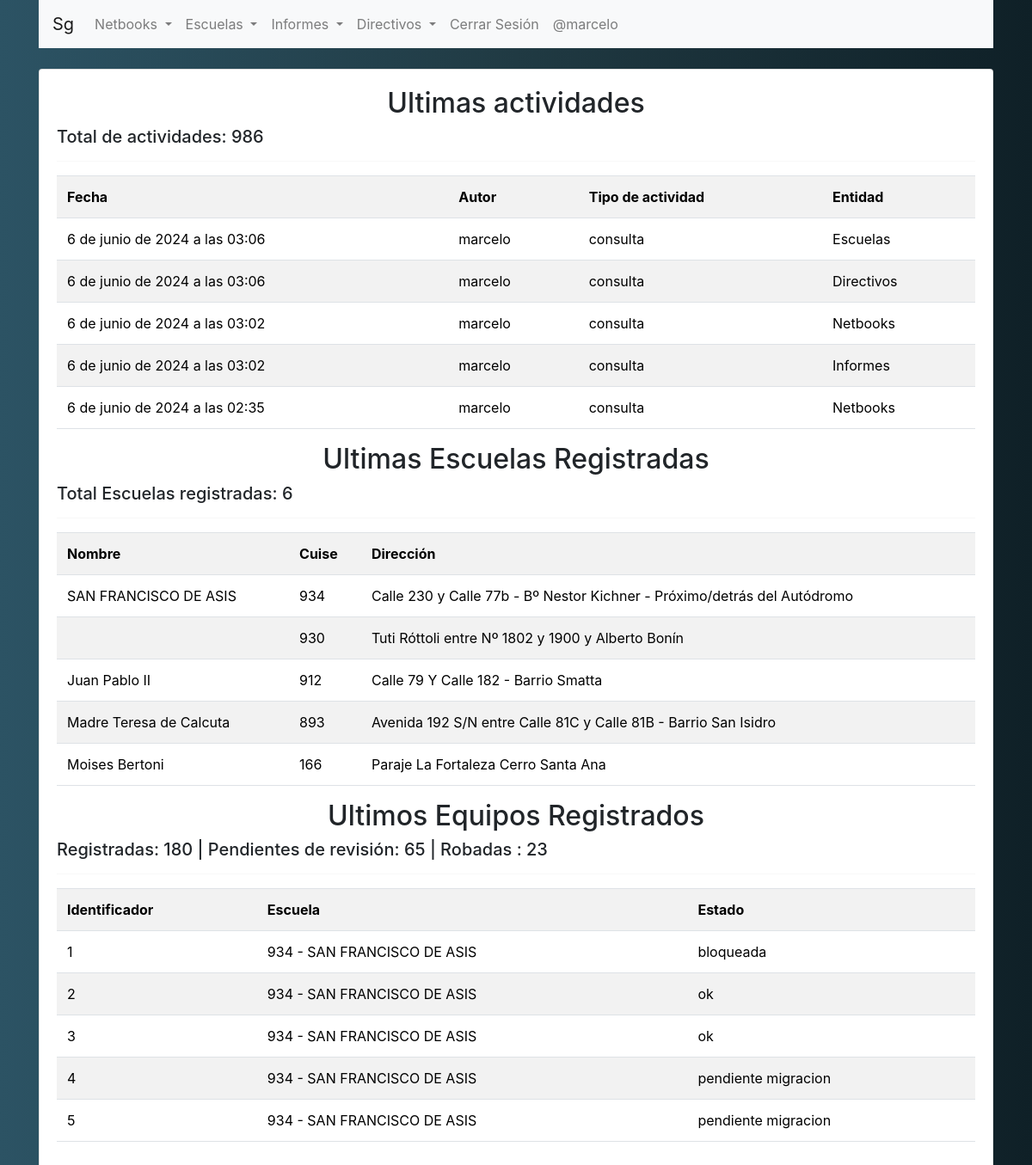
The app's page / (signed in) with its own data.
### app001/models.py (models this page shows, shortened)
class Actividad(models.Model):
    fecha = models.DateTimeField()
    autor = models.ForeignKey(User, on_delete=models.DO_NOTHING)
    tipo_actividad_choices = (
        ('creacion', 'creación'),
        ('consulta', 'consulta'),
        ('modificacion', 'modificación'),
        ('eliminacion', 'eliminación')
    )
    tipo_actividad = models.CharField(
        max_length=100, choices=tipo_actividad_choices)
    entidad = models.CharField(max_length=100, blank=True)

class Escuela(models.Model):
    nombre = models.CharField(max_length=200, blank=True)
    cue = models.IntegerField(blank=True)
    cuise = models.IntegerField()
    direccion = models.CharField(max_length=200, blank=True)
    localidad = models.CharField(max_length=200, blank=True)
    departamento = models.CharField(max_length=200, blank=True)
    referente = models.ForeignKey(
        User, on_delete=models.DO_NOTHING, blank=True)
    detalle = models.TextField(blank=True)
    def __str__(self):
        return f"{self.cuise} - {self.nombre}"

class Netbook(models.Model):
    identificador = models.IntegerField(blank=True)
    serie = models.CharField(max_length=50, blank=True)
    marca = models.CharField(max_length=50, blank=True)
    modelo = models.CharField(max_length=50, blank=True)
    imagen_win = models.CharField(max_length=50, blank=True)
    escuela = models.ForeignKey(Escuela, on_delete=models.CASCADE, blank=True)
    estado_pila_choices = (
        ('ok', 'ok'),
        ('agotada', 'agotada'),
        ('cambiada', 'cambiada')
    )
    estado_pila = models.CharField(max_length=20,
                                   choices=estado_pila_choices, default='agotada')
    arranques = models.IntegerField(blank=True, default=0)
    fecha_expiracion = models.DateField(blank=True, null=True)
    sn = models.CharField(max_length=30, blank=True)
    hid = models.CharField(max_length=20, blank=True)
    boottick = models.CharField(max_length=10, blank=True)
    estado_disco_choices = (
        ('llevado', 'llevado'),
        ('flasheado', 'flasheado'),
        ('sin flashear', 'sin flashear')
    )
    estado_disco = models.CharField(max_length=20,
                                    choices=estado_disco_choices, default='sin flashear')
    Estado_CHOICES = (
        ('ok', 'ok'),
        ('no funciona', 'no funciona'),
        ('bloqueada', 'bloqueada'),
        ('pendiente de revision', 'pendiente de revision'),
        ('pendiente migracion', 'pendiente migracion'),
        ('robada', 'robada')
    )
    estado = models.CharField(
        max_length=30, choices=Estado_CHOICES, default="pendiente de revision")
    detalle = models.TextField(blank=True)
    imagen1 = models.ImageField(upload_to='netbooks', blank=True)

### app001/views.py (the view)
# urls.py: path('', index, name='index'),
@login_required
def index(request):
    netbooks = Netbook.objects.all()[:5]
    escuelas = Escuela.objects.all().order_by('-cuise')[:5]
    actividades = Actividad.objects.filter(
        autor=User.objects.get(pk=request.user.id)).order_by('-id')[:5]
    total_netbooks = Netbook.objects.all().count()
    netbooks_pendientes_de_revision = Netbook.objects.filter(
        estado='pendiente de revision').count()
    netbooks_robadas = Netbook.objects.filter(estado='robada').count()
    total_escuelas = Escuela.objects.all().count()
    total_actividades = Actividad.objects.all().count()
    total_usuarios = User.objects.all().count()
    data = {
        'netbooks': netbooks,
        'escuelas': escuelas,
        'actividades': actividades,
        'total_netbooks': total_netbooks,
        'total_escuelas': total_escuelas,
        'total_actividades': total_actividades,
        'total_usuarios': total_usuarios,
        'netbooks_pendientes_de_revision': netbooks_pendientes_de_revision,
        'netbooks_robadas': netbooks_robadas
    }
    return render(request, 'app001/index.html', data)

### app001/templates/app001/index.html
{% extends "app001/layout.html" %} {% block body %}
<div class="card">
  <card class="card-body">
    <center><h2>Ultimas actividades</h2></center>
    <h5>Total de actividades: {{total_actividades}}</h5>
    <hr />
    <table class="table table-striped table-hover table-responsive-sm">
      <tr>
        <th>Fecha</th>
        <th>Autor</th>
        <th>Tipo de actividad</th>
        <th>Entidad</th>
      </tr>
      {% for actividad in actividades %}
      <tr>
        <td>{{actividad.fecha}}</td>
        <td>{{actividad.autor}}</td>
        <td>{{actividad.tipo_actividad}}</td>
        <td>{{actividad.entidad}}</td>
      </tr>
      {% endfor %}
    </table>
    <center><h2>Ultimas Escuelas Registradas</h2></center>
    <h5>Total Escuelas registradas: {{total_escuelas}}</h5>
    <hr />
    <table class="table table-striped table-hover table-responsive-sm">
      <tr>
        <th>Nombre</th>
        <th>Cuise</th>
        <th>Dirección</th>
      </tr>
      {% for escuela in escuelas %}
      <tr>
        <td>{{escuela.nombre}}</td>
        <td>{{escuela.cuise}}</td>
        <td>{{escuela.direccion}}</td>
      </tr>
      {% endfor %}
    </table>
    <center><h2>Ultimos Equipos Registrados</h2></center>
    <h5>
      Registradas: {{total_netbooks}} | Pendientes de revisión:
      {{netbooks_pendientes_de_revision}} | Robadas : {{netbooks_robadas}}
    </h5>
    <hr />
    <table class="table table-striped table-hover table-responsive-sm">
      <tr>
        <th>Identificador</th>
        <th>Escuela</th>
        <th>Estado</th>
      </tr>
      {% for netbook in netbooks %}
      <tr>
        <td>{{netbook.identificador}}</td>
        <td>{{netbook.escuela}}</td>
        <td>{{netbook.estado}}</td>
      </tr>
      {% endfor %}
    </table>
  </card>
</div>
{% endblock %}

### app001/templates/app001/layout.html (shortened to what this page needs)
{% load static %}
<!DOCTYPE html>
<html lang="en">
  <head>
    <link rel="stylesheet" href="{% static 'app001/css/bootstrap.min.css' %}" />
    <link
      rel="stylesheet"
      href="{% static 'app001/css/font-awesome.min.css' %}"
    />
    <link
      rel="stylesheet"
      href="https://cdn.jsdelivr.net/npm/bootstrap@4.6.1/dist/css/bootstrap.min.css"
    />
  </head>
  <body style="background: #0F2027;
  background: -webkit-linear-gradient(to right, #2C5364, #203A43, #0F2027);
  background: linear-gradient(to right, #2C5364, #203A43, #0F2027);">
    <div class="container">
    <nav class="navbar navbar-expand-lg navbar-light bg-light">
      <a class="navbar-brand" href="{% url 'app001:index' %}">Sg</a>
      <div class="collapse navbar-collapse" id="navbarSupportedContent">
        <ul class="navbar-nav mr-auto">
          <li class="nav-item dropdown">
            <a
              class="nav-link dropdown-toggle"
              href="#"
              id="navbarDropdown"
              role="button"
              data-toggle="dropdown"
              aria-expanded="false"
            >
              Netbooks
            </a>
          </li>
          <li class="nav-item dropdown">
            <a
              class="nav-link dropdown-toggle"
              href="#"
              id="navbarDropdown"
              role="button"
              data-toggle="dropdown"
              aria-haspopup="true"
              aria-expanded="false"
            >
              Escuelas
            </a>
          </li>
          <li class="nav-item dropdown">
            <a
              class="nav-link dropdown-toggle"
              href="#"
              id="navbarDropdown"
              role="button"
              data-toggle="dropdown"
              aria-haspopup="true"
              aria-expanded="false"
            >
              Informes
            </a>
          </li>
          <li class="nav-item dropdown">
            <a
              class="nav-link dropdown-toggle"
              href="#"
              id="navbarDropdown"
              role="button"
              data-toggle="dropdown"
              aria-haspopup="true"
              aria-expanded="false"
            >
              Directivos
            </a>
          </li>
          {% if user.is_authenticated %}
              <li class="nav-item">
                <a class="nav-link" href="{% url 'logout' %}">Cerrar Sesión</a>
              </li>
              <li class="nav-item">
                <a class="nav-link" href="#">@{{user.username}}</a>
              </li class="nav-item">
              {% endif %}
        </ul>
      </div>
    </nav>
  </div>
    <br />
    <div class="container">{% block body %} {% endblock %}</div>
  </body>
</html>

### records on screen
Actividad: fecha "6 de junio de 2024 a las 03:06", autor "marcelo", tipo_actividad "consulta", entidad "Escuelas"
Actividad: fecha "6 de junio de 2024 a las 03:06", autor "marcelo", tipo_actividad "consulta", entidad "Directivos"
Actividad: fecha "6 de junio de 2024 a las 03:02", autor "marcelo", tipo_actividad "consulta", entidad "Netbooks"
Actividad: fecha "6 de junio de 2024 a las 03:02", autor "marcelo", tipo_actividad "consulta", entidad "Informes"
Actividad: fecha "6 de junio de 2024 a las 02:35", autor "marcelo", tipo_actividad "consulta", entidad "Netbooks"
Escuela: nombre "SAN FRANCISCO DE ASIS", cuise "934", direccion "Calle 230 y Calle 77b - Bº Nestor Kichner - Próximo/detrás del Autódromo"
Escuela: cuise "930", direccion "Tuti Róttoli entre Nº 1802 y 1900 y Alberto Bonín"
Escuela: nombre "Juan Pablo II", cuise "912", direccion "Calle 79 Y Calle 182 - Barrio Smatta"
Escuela: nombre "Madre Teresa de Calcuta", cuise "893", direccion "Avenida 192 S/N entre Calle 81C y Calle 81B - Barrio San Isidro"
Escuela: nombre "Moises Bertoni", cuise "166", direccion "Paraje La Fortaleza Cerro Santa Ana"
Netbook: identificador "1", escuela "934 - SAN FRANCISCO DE ASIS", estado "bloqueada"
Netbook: identificador "2", escuela "934 - SAN FRANCISCO DE ASIS", estado "ok"
Netbook: identificador "3", escuela "934 - SAN FRANCISCO DE ASIS", estado "ok"
Netbook: identificador "4", escuela "934 - SAN FRANCISCO DE ASIS", estado "pendiente migracion"
Netbook: identificador "5", escuela "934 - SAN FRANCISCO DE ASIS", estado "pendiente migracion"

### other values on screen
{{ user.username }} "marcelo"
{{ total_actividades }} "986"
{{ total_escuelas }} "6"
{{ total_netbooks }} "180"
{{ netbooks_pendientes_de_revision }} "65"
{{ netbooks_robadas }} "23"
